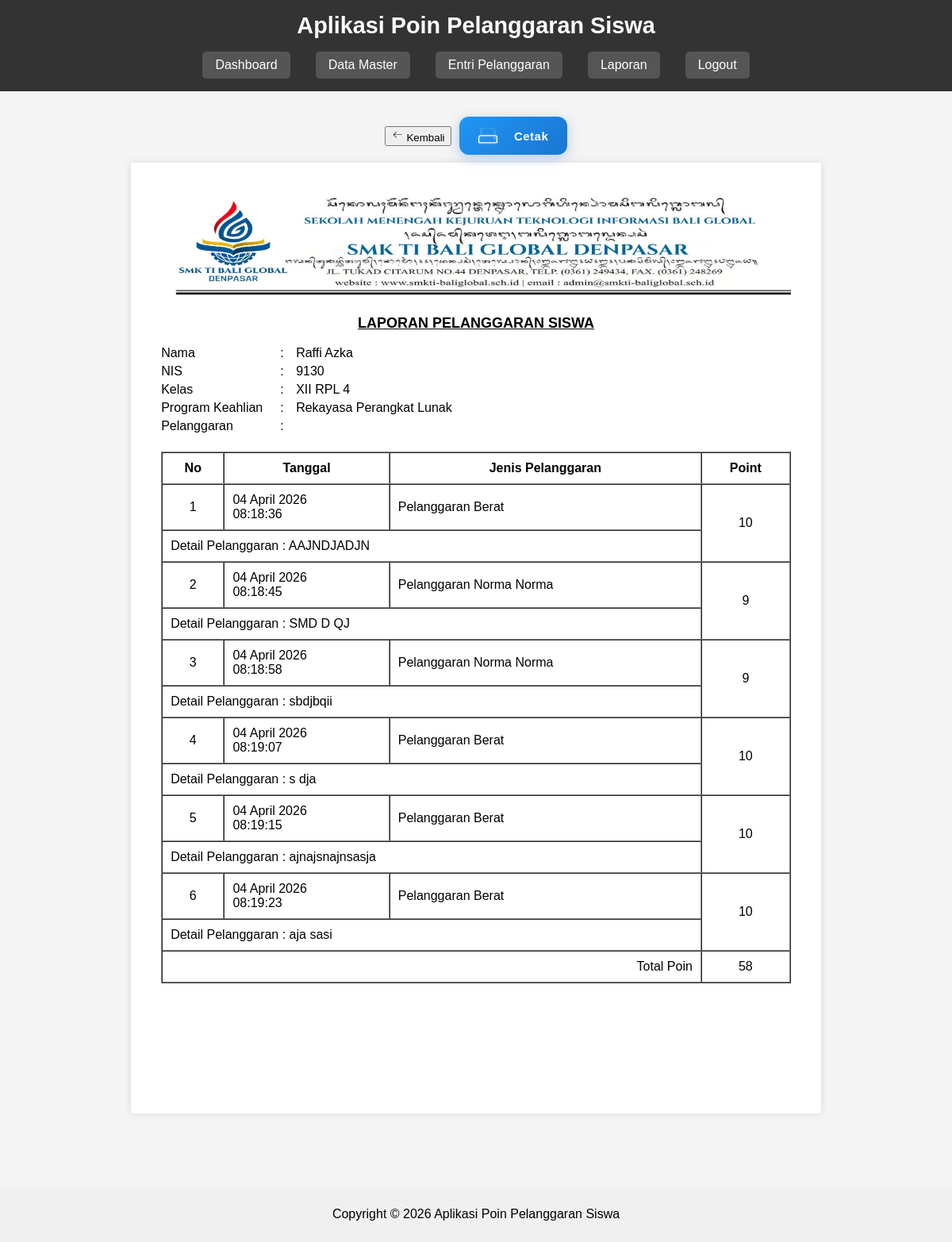
The page /pages/laporan/detail_pelanggaran.php?nis=9130&tanggal=2026-04-04 14:20:30&from=list_panggilan_ortu.php (signed in) on the database its author committed.
### tables this page shows
CREATE TABLE `siswa` (
  `nis` int(5) NOT NULL,
  `nama_siswa` varchar(50) DEFAULT NULL,
  `jenis_kelamin` enum('Laki - Laki','Perempuan') DEFAULT NULL,
  `alamat` varchar(100) DEFAULT NULL,
  `password` varchar(70) DEFAULT NULL,
  `status` enum('aktif','tidak_aktif','lulus','pindah') DEFAULT NULL,
  `id_ortu_wali` int(5) DEFAULT NULL,
  `id_kelas` int(3) DEFAULT NULL
);

CREATE TABLE `tingkat` (
  `id_tingkat` int(1) NOT NULL,
  `tingkat` varchar(6) DEFAULT NULL
);

CREATE TABLE `program_keahlian` (
  `id_program_keahlian` int(5) NOT NULL,
  `program_keahlian` varchar(6) DEFAULT NULL,
  `deskripsi` varchar(50) DEFAULT NULL
);

CREATE TABLE `kelas` (
  `id_kelas` int(5) NOT NULL,
  `id_tingkat` int(11) DEFAULT NULL,
  `id_program_keahlian` int(11) DEFAULT NULL,
  `rombel` int(11) DEFAULT NULL,
  `kode_guru` char(8) DEFAULT NULL
);

CREATE TABLE `pelanggaran_siswa` (
  `id_pelanggaran_siswa` int(5) NOT NULL,
  `tanggal` datetime DEFAULT NULL,
  `nis` int(5) DEFAULT NULL,
  `id_jenis_pelanggaran` int(11) DEFAULT NULL,
  `keterangan` text DEFAULT NULL
);

CREATE TABLE `jenis_pelanggaran` (
  `id_jenis_pelanggaran` int(5) NOT NULL,
  `jenis` varchar(50) DEFAULT NULL,
  `poin` int(2) DEFAULT NULL
);

### pages/laporan/detail_pelanggaran.php (the view, shortened to what this page needs)
<?php
include ROOTPATH . "/config/config.php";
$nis = $_GET['nis'];
$query_siswa = mysqli_query($conn, "SELECT nis, nama_siswa, tingkat, program_keahlian, rombel, deskripsi FROM siswa
JOIN kelas USING(id_kelas)
JOIN tingkat USING(id_tingkat)
JOIN program_keahlian USING(id_program_keahlian)
WHERE nis = '$nis'");
$row_siswa = mysqli_fetch_assoc($query_siswa);
include ROOTPATH . "/includes/header.php";
?>
<link rel="stylesheet" href="/poin_pelanggaran_siswa/css/pages/laporan/detail_pelanggaran.css">
<?php
$back_page = isset($_GET['from']) ? $_GET['from'] : 'list_pelanggaran.php';
?>
<center class="no-print">
    <div style="display: flex; justify-content: center; align-items: center; gap: 10px;">
        <form action="/poin_pelanggaran_siswa/pages/laporan/<?= $back_page ?>" style="margin: 0;">
            <button type="submit">
                <span>Kembali</span>
            </button>
        </form>
        <button class="print-btn" onclick="window.print()">
            <span class="printer-wrapper">
                <span class="printer-container">
                </span>
                <span class="printer-page-wrapper"><span class="printer-page"></span></span>
            </span>
            <span>&nbsp;&nbsp;Cetak</span>
        </button>
    </div>
</center>
<div class="page">
    <div class="header">
        <img src="/poin_pelanggaran_siswa/assets/images/kop.jpg" alt="kepala surat" width="100%">
    </div>
    <div class="title">LAPORAN PELANGGARAN SISWA</div>
    <br>
    <div class="content">
        <div class="indent">
            <div class="form-row">
                <div class="label">Nama</div>
                <div class="separator">:</div>
                <div class="field"><?php echo $row_siswa['nama_siswa']; ?></div>
            </div>
            <div class="form-row">
                <div class="label">NIS</div>
                <div class="separator">:</div>
                <div class="field"><?php echo $row_siswa['nis']; ?></div>
            </div>
            <div class="form-row">
                <div class="label">Kelas</div>
                <div class="separator">:</div>
                <div class="field"><?php echo $row_siswa['tingkat'] . ' ' . $row_siswa['program_keahlian'] . ' ' . $row_siswa['rombel'] ?></div>
            </div>
            <div class="form-row">
                <div class="label">Program Keahlian</div>
                <div class="separator">:</div>
                <div class="field"><?php echo $row_siswa['deskripsi']; ?></div>
            </div>
            <div class="form-row">
                <div class="label">Pelanggaran</div>
                <div class="separator">:</div>
            </div>
            <br>
            <table border="1" cellpadding="10" cellspacing="0" width="100%">
                <thead align="center">
                    <tr>
                        <th>No</th>
                        <th>Tanggal</th>
                        <th>Jenis Pelanggaran</th>
                        <th>Point</th>
                    </tr>
                </thead>
                <tbody>
                    <?php
                    $no = 1;
                    $result_pelanggaran = mysqli_query($conn, "SELECT id_pelanggaran_siswa, tanggal, jenis, keterangan, poin FROM pelanggaran_siswa JOIN siswa USING(nis) JOIN jenis_pelanggaran USING(id_jenis_pelanggaran) WHERE nis = '$nis'");
                    while ($row_pelanggaran = mysqli_fetch_assoc($result_pelanggaran)){
                    ?>
                    <tr>
                        <td align="center"><?= $no++?></td>
                        <td>
                        <?php
                        $datetime = date("d-m-Y H:i:s", strtotime($row_pelanggaran['tanggal']));
                        $tanggal = explode(" ", $datetime);
                        $jam = $tanggal[1];
                        $tanggal = explode("-", $tanggal[0]);
                        $bulan = array(
                            "01" => "Januari",
                            "02" => "Pebruari",
                            "03" => "Maret",
                            "04" => "April",
                            "05" => "Mei",
                            "06" => "Juni",
                            "07" => "Juli",
                            "08" => "Agustus",
                            "09" => "September",
                            "10" => "Oktober",
                            "11" => "November",
                            "12" => "Desember"
                        );
                        $tanggal = $tanggal[0] . " " . $bulan[$tanggal[1]] . " " . $tanggal[2];
                        echo $tanggal;
                        echo "<br>";
                        echo $jam;
                        ?>
                    </td>
                        <td><?= htmlspecialchars($row_pelanggaran['jenis']) ?></td>
                        <td rowspan="2" align="center"><?= htmlspecialchars($row_pelanggaran['poin']) ?></td>
                    </tr>
                    <tr>
                        <td colspan="3">Detail Pelanggaran : <?= htmlspecialchars($row_pelanggaran['keterangan']) ?></td>
                    </tr>
                    <?php
                        }
                    ?>
                    <tr>
                        <td colspan="3" align="right">Total Poin</td>
                        <td align="center">
                            <?php
                             $total_poin = mysqli_fetch_assoc(mysqli_query($conn, "SELECT SUM(poin) FROM pelanggaran_siswa JOIN jenis_pelanggaran USING(id_jenis_pelanggaran) WHERE nis = '$nis'"))['SUM(poin)'];
                            echo $total_poin;
                            ?>
                        </td>
                    </tr>
                </tbody>
            </table>
        </div>
    </div>
</div>
<?php
include "../../includes/footer.php";
?>

### css/components/header.css (style rules this page uses)
body { font-family: Arial, sans-serif; margin: 0; padding: 0; background-color: #f4f4f4; }

### css/pages/laporan/detail_pelanggaran.css (style rules this page uses)
.print-btn { display: flex; align-items: center; justify-content: center; gap: 12px; padding: 12px 24px; background: linear-gradient(135deg, #2196F3, #1976D2); color: white; border: none; border-radius: 12px; font-weight: 600; font-size: 15px; letter-spacing: 0.5px; cursor: pointer; transition: all 0.3s cubic-bezier(0.4, 0, 0.2, 1); box-shadow: 0 4px 15px rgba(25, 118, 210, 0.3); height: auto; }
.printer-wrapper { display: flex; flex-direction: column; align-items: center; justify-content: center; width: 24px; height: 24px; position: relative; }
.printer-container { width: 100%; height: 100%; display: flex; align-items: center; justify-content: center; z-index: 2; }
.printer-container svg { width: 100%; height: auto; filter: drop-shadow(0 0 2px rgba(255,255,255,0.3)); }
.printer-page-wrapper { position: absolute; width: 14px; height: 14px; top: 50%; left: 50%; transform: translate(-50%, -50%); overflow: hidden; display: flex; justify-content: center; pointer-events: none; }
.page { width: 210mm; min-height: 297mm; padding: 10mm; margin: 10px auto; background: white; box-shadow: 0 0 10px rgba(0,0,0,0.1); }
.title { text-align: center; font-weight: bold; font-size: 18px; margin-top: 20px; text-decoration: underline; }
.form-row { display: flex; margin-bottom: 5px; }
.label { width: 150px; }
.separator { width: 20px; }
.field { flex: 1; }

### rows shown on the page
siswa: nama_siswa "Raffi Azka", nis "9130", tingkat.tingkat "XII", program_keahlian.program_keahlian "RPL", id_kelas.rombel "4", program_keahlian.deskripsi "Rekayasa Perangkat Lunak"
pelanggaran_siswa: tanggal "04 April 2026", tanggal "08:18:36", id_jenis_pelanggaran.jenis "Pelanggaran Berat", id_jenis_pelanggaran.poin "10", keterangan "AAJNDJADJN"
pelanggaran_siswa: tanggal "04 April 2026", tanggal "08:18:45", id_jenis_pelanggaran.jenis "Pelanggaran Norma Norma", id_jenis_pelanggaran.poin "9", keterangan "SMD D QJ"
pelanggaran_siswa: tanggal "04 April 2026", tanggal "08:18:58", id_jenis_pelanggaran.jenis "Pelanggaran Norma Norma", id_jenis_pelanggaran.poin "9", keterangan "sbdjbqii"
pelanggaran_siswa: tanggal "04 April 2026", tanggal "08:19:07", id_jenis_pelanggaran.jenis "Pelanggaran Berat", id_jenis_pelanggaran.poin "10", keterangan "s dja"
pelanggaran_siswa: tanggal "04 April 2026", tanggal "08:19:15", id_jenis_pelanggaran.jenis "Pelanggaran Berat", id_jenis_pelanggaran.poin "10", keterangan "ajnajsnajnsasja"
pelanggaran_siswa: tanggal "04 April 2026", tanggal "08:19:23", id_jenis_pelanggaran.jenis "Pelanggaran Berat", id_jenis_pelanggaran.poin "10", keterangan "aja sasi"

### other values the page prints
$total_poin "58"
